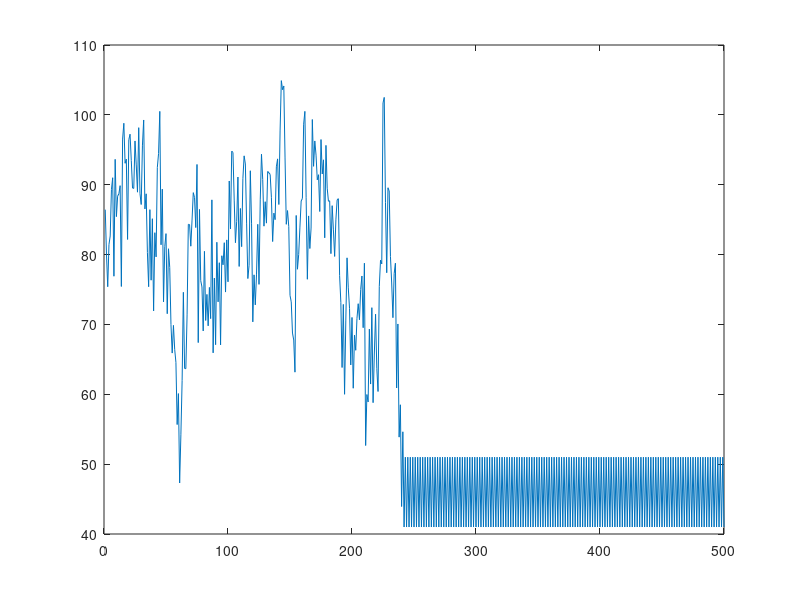

Write MATLAB code to recreate this figure.
clear

N = 30;         %Population size
n = 5;          %Number of cities
Pr = 0.65;      %Probability of reproduction
Pm = 0;         %Probability of mutation
simCount = 500; %Number of simulations

% Uncomment below to generate randome journey times
% Random integer between 0 and 50 to represent journey time (cost)
% cost = randi([0 50], n);

cost = [41    36    26    35    12
        27    17    25    44     1
        21    14    34    50    38
        13    10    37    36    44
        4     1     32    16    35]; 

%Remove cost at diagonal   
for i = 1:length(cost)
    cost(i,i)= NaN;
end
clear i

rs = [];    %Contain routes generated
rCs = [];   %Contain cost for each location pair
rC = [];    %Total route cost
v = perms([1:n]); %Generate all possible routes using permutation

for i = 1:N                             %For each route
    route = v(randi([1 length(v)]),:);  %Select a route randomly from v
    rs(i,:) = route;                    %Store selected route
    c = 0;                              %Initiase cost
    for j = 1:n-1
        tmp = cost(route(j),route(j+1));
        c = c + tmp;                    %Increment route cost
        rCs(i,j) = tmp;                 %Store route cost 
    end   
    rC(i) = c;                          %Store total route cost
end
clear tmp c route i v j 

for sim = 1:simCount
    
    %Implement knowledge based multiple inversion
    for i = 1:N %For each route
        route = rs(i,:); %Select route
        routeCost = rCs(i,:); %Select route cost
        routeCostsorted = sort(routeCost,'descend'); %Sort route cost descending order

        %Generate pairs column in sorted cost order
        for j = 1:n-1 
            index = find(routeCost==routeCostsorted(j));
            index = index(1);
            pairs(j,:) = route(index:index+1); 
            routeCost(index)=NaN;
        end
        
        clear index j

        s = 1; %Pair indexing
        check = [];
        index=[];
        route1 = route;

        for k = 1:(n-1)/2
            pair1 = pairs(s,:);
            pair2 = pairs(s+1,:);
            index(1) = find(route==pair1(1));
            index(2) = find(route==pair2(1));
            if index(2) < index(1) %sort ordering
                index([1 2]) = index([2 1]);
            end

            u = ismember([pair1 pair2], check); %Check if existing pairs overlap check
            overlap = any(u(:)== 1);

            if overlap == 0 %If no overlap
                slice = route(index(1)+1:index(2)); %slice out array
                slice([1 end]) = slice([end 1]); %switch elements
                route1(index(1)+1:index(2))= slice;
                check = [check,slice]; %add the slice in check
            end
            s=s+2; %increment to next pairs
        end
        new_rs(i,:)= route1;
    end

    clear i check k index pair1 pair2 pairs route route1 routeCost routeCostsorted slice k u s


    %Update route total cost and idividual costs in each route
    for i = 1:N
        route = new_rs(i,:); %for N times
        c = 0;
        for j = 1:n-1
            tmp = cost(route(j),route(j+1));
            c = c + tmp;
            %new_rCs(i,j) = tmp;
        end   
        new_rC(i) = c;
    end
    clear j c i tmp
    
    %Quick check - knowledge based inversion should improve journey time
    %sum(new_rC) < sum(rC); 
    
    %Natural selection - Roulette wheel method
    for m=1:N
        f(m) = 1./new_rC(m); %The larger the element, the less probable to be selected
    end
    ff = sum(f);
    for m=1:N
        p(m) = f(m)./ff; %Probability of being selected
    end
    cp(1)= p(1);
    for m=2:N
        cp(m) = p(m)+cp(m-1); %cumlative
    end
    %Equivalent to spinning roulette wheel N times.
    R = rand(1,N); %generate barriar of entry randomly
    for m=1:N
        D = cp - R(m); 
        I = find(D > 0); %return index position of the element which exceeds the R threshold
        el(m,:) = new_rs(I(1),:); %Select the first element out of elite group into the next generation
    end

    clear f p R I D m ff cp
    
    %Crossover/breed, el are the parents
    PA = randi(N,1,N+1); 
    childs=[];
    m = 2;
    while m-1 < N+1 %exit while loop only when N child are generated
        r = rand; %probability of breeding
        if (r < Pr) %cross over only when r is smaller than reproduction probability
                    %randomly choose how much to cross over, and which number to stay
            %J = randi(n, 1,randi([1 n-1],1)); 
            a = el(PA(m),:); %select parent 1
            b = el(PA(m-1),:); %select parent 2

            index = randi(n,1); %choose random place to switch
            if n-index==0
                length=0;
            else
                length = randi(n-index, 1);
            end

            b1 = [b(index+length+1:end),b(1:index+length)];
            eltr = a(index:index+length);
            C = b1(~ismember(b1,eltr));

            bk = n-length-index;
            ft = index-1;

            if ft <= 0
                child = [eltr, C];
            elseif bk <= 0
                child = [C, eltr];
            else
                child = [C(bk+1:end), eltr, C(1:bk)];
            end
            childs(m-1,:)=child;
            m=m+1;
        end
    end
    
    %Let's make some mutants!
    for mu = 1:N
        if rand < Pm %if probability is below probability of mutation
            mdex = randperm(n);
            mdex = mdex(1:2);
            pre_mutant = childs(mu,:);
            pre_mutant([mdex(1) mdex(2)]) = pre_mutant([mdex(2) mdex(1)]);
            childs(mu,:) = pre_mutant;
        end
    end
    
    %Update cost for childs
    for i = 1:N
        route = childs(i,:); %for N times
        c = 0;
        for j = 1:n-1
            tmp = cost(route(j),route(j+1));
            c = c + tmp;
            new_rCs(i,j) = tmp; 
        end   
        new_childC(i) = c; %Update childs cost
    end

rs = childs;
rCs = new_rCs;
totalGenCost(sim) = sum(new_childC); %store generation total cost
averageGenCost(sim) = sum(new_childC)/N; %store avergae generation cost
end

cost
plot(1:sim, averageGenCost);
